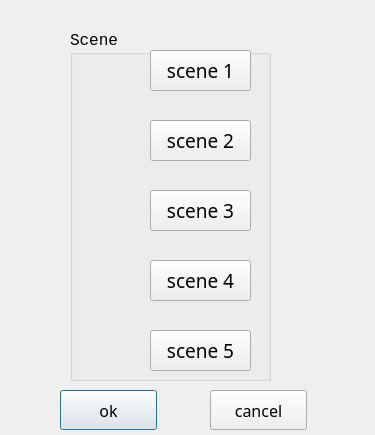
<?xml version="1.0" encoding="UTF-8"?>
<ui version="4.0">
 <class>LevelDialog</class>
 <widget class="QDialog" name="LevelDialog">
  <property name="geometry">
   <rect>
    <x>0</x>
    <y>0</y>
    <width>375</width>
    <height>435</height>
   </rect>
  </property>
  <property name="windowTitle">
   <string>Dialog</string>
  </property>
  <widget class="QPushButton" name="okBtn">
   <property name="geometry">
    <rect>
     <x>60</x>
     <y>390</y>
     <width>97</width>
     <height>40</height>
    </rect>
   </property>
   <property name="font">
    <font>
     <family>微软雅黑</family>
     <pointsize>12</pointsize>
    </font>
   </property>
   <property name="text">
    <string>ok</string>
   </property>
   <property name="checkable">
    <bool>false</bool>
   </property>
   <property name="checked">
    <bool>false</bool>
   </property>
  </widget>
  <widget class="QPushButton" name="cancelBtn">
   <property name="geometry">
    <rect>
     <x>210</x>
     <y>390</y>
     <width>97</width>
     <height>40</height>
    </rect>
   </property>
   <property name="font">
    <font>
     <family>微软雅黑</family>
     <pointsize>12</pointsize>
    </font>
   </property>
   <property name="text">
    <string>cancel</string>
   </property>
   <property name="checkable">
    <bool>false</bool>
   </property>
   <property name="checked">
    <bool>false</bool>
   </property>
  </widget>
  <widget class="QGroupBox" name="Scene">
   <property name="geometry">
    <rect>
     <x>70</x>
     <y>30</y>
     <width>201</width>
     <height>351</height>
    </rect>
   </property>
   <property name="font">
    <font>
     <family>Consolas</family>
     <pointsize>12</pointsize>
    </font>
   </property>
   <property name="title">
    <string>Scene</string>
   </property>
   <widget class="QPushButton" name="scene5Btn">
    <property name="geometry">
     <rect>
      <x>80</x>
      <y>300</y>
      <width>101</width>
      <height>41</height>
     </rect>
    </property>
    <property name="font">
     <font>
      <family>微软雅黑</family>
      <pointsize>14</pointsize>
     </font>
    </property>
    <property name="text">
     <string>scene 5</string>
    </property>
    <property name="checkable">
     <bool>true</bool>
    </property>
    <property name="checked">
     <bool>false</bool>
    </property>
   </widget>
   <widget class="QPushButton" name="scene4Btn">
    <property name="geometry">
     <rect>
      <x>80</x>
      <y>230</y>
      <width>101</width>
      <height>41</height>
     </rect>
    </property>
    <property name="font">
     <font>
      <family>微软雅黑</family>
      <pointsize>14</pointsize>
     </font>
    </property>
    <property name="text">
     <string>scene 4</string>
    </property>
    <property name="checkable">
     <bool>true</bool>
    </property>
    <property name="checked">
     <bool>false</bool>
    </property>
   </widget>
   <widget class="QPushButton" name="scene2Btn">
    <property name="geometry">
     <rect>
      <x>80</x>
      <y>90</y>
      <width>101</width>
      <height>41</height>
     </rect>
    </property>
    <property name="font">
     <font>
      <family>微软雅黑</family>
      <pointsize>14</pointsize>
     </font>
    </property>
    <property name="text">
     <string>scene 2</string>
    </property>
    <property name="checkable">
     <bool>true</bool>
    </property>
    <property name="checked">
     <bool>false</bool>
    </property>
   </widget>
   <widget class="QPushButton" name="scene3Btn">
    <property name="geometry">
     <rect>
      <x>80</x>
      <y>160</y>
      <width>101</width>
      <height>41</height>
     </rect>
    </property>
    <property name="font">
     <font>
      <family>微软雅黑</family>
      <pointsize>14</pointsize>
     </font>
    </property>
    <property name="text">
     <string>scene 3</string>
    </property>
    <property name="checkable">
     <bool>true</bool>
    </property>
    <property name="checked">
     <bool>false</bool>
    </property>
   </widget>
   <widget class="QPushButton" name="scene1Btn">
    <property name="geometry">
     <rect>
      <x>80</x>
      <y>20</y>
      <width>101</width>
      <height>41</height>
     </rect>
    </property>
    <property name="font">
     <font>
      <family>微软雅黑</family>
      <pointsize>14</pointsize>
     </font>
    </property>
    <property name="text">
     <string>scene 1</string>
    </property>
    <property name="checkable">
     <bool>true</bool>
    </property>
    <property name="checked">
     <bool>false</bool>
    </property>
   </widget>
  </widget>
 </widget>
 <resources/>
 <connections/>
</ui>
